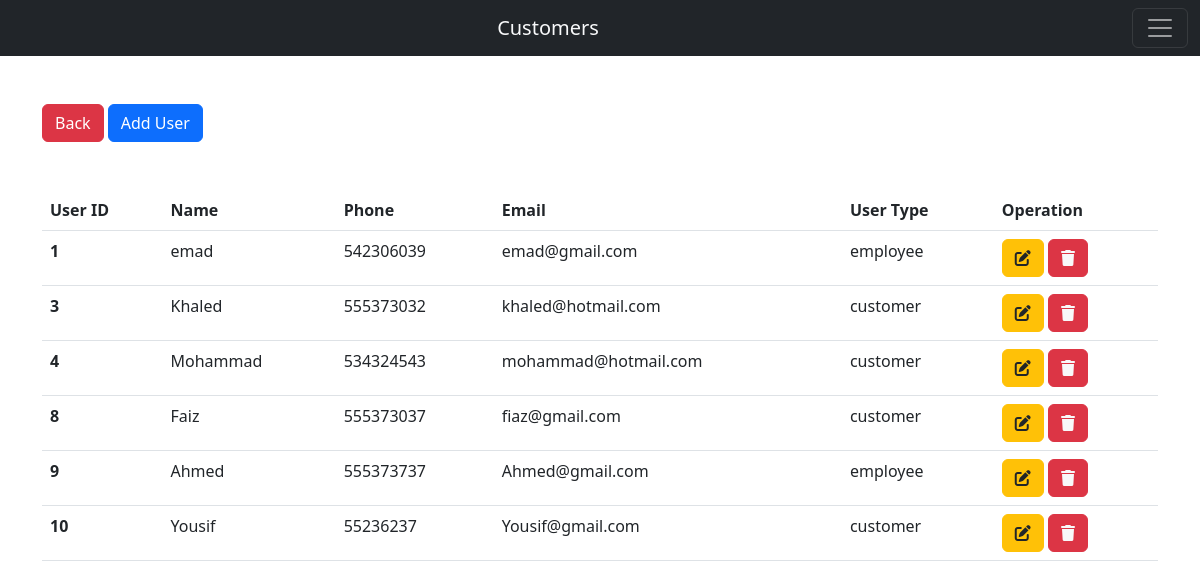
/pages/customers.php (signed in), run on the app's committed database.
### tables this page shows
CREATE TABLE `user` (
  `id` int(11) NOT NULL,
  `username` varchar(50) NOT NULL,
  `Email` varchar(50) NOT NULL,
  `Phone` int(11) NOT NULL,
  `password` varchar(50) NOT NULL,
  `userType` varchar(50) NOT NULL DEFAULT 'customer'
);

### pages/customers.php (the view, shortened to what this page needs)
<?php
require 'LoginCheck.php';
?>
<!DOCTYPE html>
<html lang="en">
<head>
    <link href="https://cdn.jsdelivr.net/npm/bootstrap@5.2.3/dist/css/bootstrap.min.css" rel="stylesheet">
    <link rel="stylesheet" href="https://cdnjs.cloudflare.com/ajax/libs/font-awesome/6.2.1/css/all.min.css">
    <link rel="stylesheet" href="../css/styles.css">
</head>
<body>
    <nav class="navbar navbar-dark bg-dark navbar-expand-m ">
      <div class="container-fluid">
      <a class="navbar-brand  text-light  ms-auto  me-auto pe-5"  href="#">Customers</a>
    <button class="navbar-toggler" type="button" data-bs-toggle="collapse" data-bs-target="#navbarNav" aria-controls="navbarNav" aria-expanded="false" aria-label="Toggle navigation">
      <span class="navbar-toggler-icon"></span>
    </button>
  </div>
    </nav>
    <div class="container">
    <button type="button" class="btn btn-danger mt-5 mb-5 " onClick="document.location.href='ControlPanel.php'">Back</button>
    <button type="button" class="btn btn-primary mt-5 mb-5" onClick="show_pup()" >Add User</button>
<table class="table tableCard">
  <thead>
    <tr>
      <th scope="col">User ID</th>
      <th scope="col">Name</th>
      <th scope="col">Phone</th>
      <th scope="col">Email</th>
      <th scope="col">User Type</th>
      <th scope="col">Operation</th>
    </tr>
  </thead>
  <tbody>
<?php
    $sql = "SELECT * FROM user";
    $result = mysqli_query($conn, $sql);
    if($result){
    while($row = mysqli_fetch_assoc($result)){
        $userID = $row['id'];
        $username = $row['username'];
        $phone = $row['Phone'];
        $email = $row['Email'];
        $userType = $row['userType'];
        echo '
        <tr>
        <th scope="row">'.$userID.'</th>
        <td>'.$username.'</td>
        <td>'.$phone.'</td>
        <td>'.$email.'</td>
        <td>'.$userType.'</td>
        <td>
        <button class="btn btn-warning"><a href="editUser.php?userID='.$userID.'" class="operation-btn text-dark a-solid"><i class="fa-solid fa-pen-to-square"></i></a></button>
        <button class="btn btn-danger"><a href="deleteUser.php?userID='.$userID.'" class="operation-btn text-light fa fa-trash"></a></button>
        </tr>
        ';
    }
    }
    ?>
  </tbody>
</table>
    </div>
</body>
</html>

### css/styles.css (style rules this page uses)
.operation-btn { text-decoration: none; }

### data on the page
user: id "1", username "emad", Phone "542306039", Email "emad@gmail.com", userType "employee"
user: id "3", username "Khaled", Phone "555373032", Email "khaled@hotmail.com", userType "customer"
user: id "4", username "Mohammad", Phone "534324543", Email "mohammad@hotmail.com", userType "customer"
user: id "8", username "Faiz", Phone "555373037", Email "fiaz@gmail.com", userType "customer"
user: id "9", username "Ahmed", Phone "555373737", Email "Ahmed@gmail.com", userType "employee"
user: id "10", username "Yousif", Phone "55236237", Email "Yousif@gmail.com", userType "customer"
